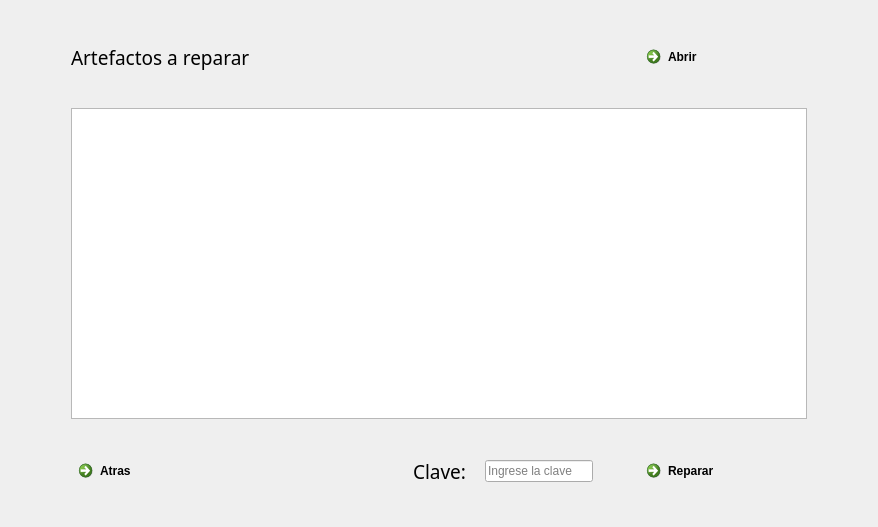
<?xml version="1.0" encoding="UTF-8"?>
<ui version="4.0">
 <class>reparar</class>
 <widget class="QDialog" name="reparar">
  <property name="windowModality">
   <enum>Qt::ApplicationModal</enum>
  </property>
  <property name="geometry">
   <rect>
    <x>0</x>
    <y>0</y>
    <width>878</width>
    <height>527</height>
   </rect>
  </property>
  <property name="windowTitle">
   <string>Reparar</string>
  </property>
  <layout class="QHBoxLayout" name="horizontalLayout_4">
   <item>
    <layout class="QGridLayout" name="gridLayout_2">
     <item row="0" column="0">
      <spacer name="horizontalSpacer_6">
       <property name="orientation">
        <enum>Qt::Horizontal</enum>
       </property>
       <property name="sizeHint" stdset="0">
        <size>
         <width>18</width>
         <height>20</height>
        </size>
       </property>
      </spacer>
     </item>
     <item row="0" column="1">
      <layout class="QGridLayout" name="gridLayout">
       <item row="2" column="1">
        <spacer name="verticalSpacer_2">
         <property name="orientation">
          <enum>Qt::Vertical</enum>
         </property>
         <property name="sizeHint" stdset="0">
          <size>
           <width>20</width>
           <height>17</height>
          </size>
         </property>
        </spacer>
       </item>
       <item row="4" column="1">
        <spacer name="verticalSpacer_4">
         <property name="orientation">
          <enum>Qt::Vertical</enum>
         </property>
         <property name="sizeHint" stdset="0">
          <size>
           <width>20</width>
           <height>13</height>
          </size>
         </property>
        </spacer>
       </item>
       <item row="6" column="1">
        <spacer name="verticalSpacer_3">
         <property name="orientation">
          <enum>Qt::Vertical</enum>
         </property>
         <property name="sizeHint" stdset="0">
          <size>
           <width>20</width>
           <height>17</height>
          </size>
         </property>
        </spacer>
       </item>
       <item row="3" column="0" colspan="2">
        <widget class="QTextBrowser" name="artefactosareparar">
         <property name="minimumSize">
          <size>
           <width>721</width>
           <height>311</height>
          </size>
         </property>
        </widget>
       </item>
       <item row="5" column="0" colspan="2">
        <layout class="QHBoxLayout" name="horizontalLayout_3">
         <item>
          <widget class="QCommandLinkButton" name="salir_reparar">
           <property name="text">
            <string>Atras</string>
           </property>
          </widget>
         </item>
         <item>
          <spacer name="horizontalSpacer_4">
           <property name="orientation">
            <enum>Qt::Horizontal</enum>
           </property>
           <property name="sizeHint" stdset="0">
            <size>
             <width>168</width>
             <height>20</height>
            </size>
           </property>
          </spacer>
         </item>
         <item>
          <layout class="QHBoxLayout" name="horizontalLayout_2">
           <item>
            <widget class="QLabel" name="clave">
             <property name="font">
              <font>
               <family>Sawasdee</family>
               <pointsize>14</pointsize>
              </font>
             </property>
             <property name="text">
              <string>Clave:</string>
             </property>
            </widget>
           </item>
           <item>
            <spacer name="horizontalSpacer_2">
             <property name="orientation">
              <enum>Qt::Horizontal</enum>
             </property>
             <property name="sizeHint" stdset="0">
              <size>
               <width>13</width>
               <height>20</height>
              </size>
             </property>
            </spacer>
           </item>
           <item>
            <widget class="QLineEdit" name="leerclave">
             <property name="inputMask">
              <string/>
             </property>
             <property name="text">
              <string/>
             </property>
             <property name="placeholderText">
              <string>Ingrese la clave</string>
             </property>
            </widget>
           </item>
          </layout>
         </item>
         <item>
          <spacer name="horizontalSpacer_3">
           <property name="orientation">
            <enum>Qt::Horizontal</enum>
           </property>
           <property name="sizeHint" stdset="0">
            <size>
             <width>40</width>
             <height>20</height>
            </size>
           </property>
          </spacer>
         </item>
         <item>
          <widget class="QCommandLinkButton" name="mandarreparar">
           <property name="cursor">
            <cursorShape>ArrowCursor</cursorShape>
           </property>
           <property name="text">
            <string>Reparar</string>
           </property>
          </widget>
         </item>
        </layout>
       </item>
       <item row="0" column="0">
        <spacer name="verticalSpacer">
         <property name="orientation">
          <enum>Qt::Vertical</enum>
         </property>
         <property name="sizeHint" stdset="0">
          <size>
           <width>20</width>
           <height>17</height>
          </size>
         </property>
        </spacer>
       </item>
       <item row="1" column="0" colspan="2">
        <layout class="QHBoxLayout" name="horizontalLayout">
         <item>
          <widget class="QLabel" name="titulo2">
           <property name="font">
            <font>
             <family>Sawasdee</family>
             <pointsize>14</pointsize>
            </font>
           </property>
           <property name="text">
            <string>Artefactos a reparar</string>
           </property>
          </widget>
         </item>
         <item>
          <spacer name="horizontalSpacer">
           <property name="orientation">
            <enum>Qt::Horizontal</enum>
           </property>
           <property name="sizeHint" stdset="0">
            <size>
             <width>40</width>
             <height>20</height>
            </size>
           </property>
          </spacer>
         </item>
         <item>
          <widget class="QCommandLinkButton" name="abrirregistro">
           <property name="text">
            <string>Abrir</string>
           </property>
          </widget>
         </item>
        </layout>
       </item>
      </layout>
     </item>
     <item row="0" column="2">
      <spacer name="horizontalSpacer_5">
       <property name="orientation">
        <enum>Qt::Horizontal</enum>
       </property>
       <property name="sizeHint" stdset="0">
        <size>
         <width>18</width>
         <height>20</height>
        </size>
       </property>
      </spacer>
     </item>
    </layout>
   </item>
  </layout>
 </widget>
 <resources/>
 <connections>
  <connection>
   <sender>salir_reparar</sender>
   <signal>clicked()</signal>
   <receiver>reparar</receiver>
   <slot>close()</slot>
   <hints>
    <hint type="sourcelabel">
     <x>110</x>
     <y>440</y>
    </hint>
    <hint type="destinationlabel">
     <x>274</x>
     <y>240</y>
    </hint>
   </hints>
  </connection>
 </connections>
</ui>
